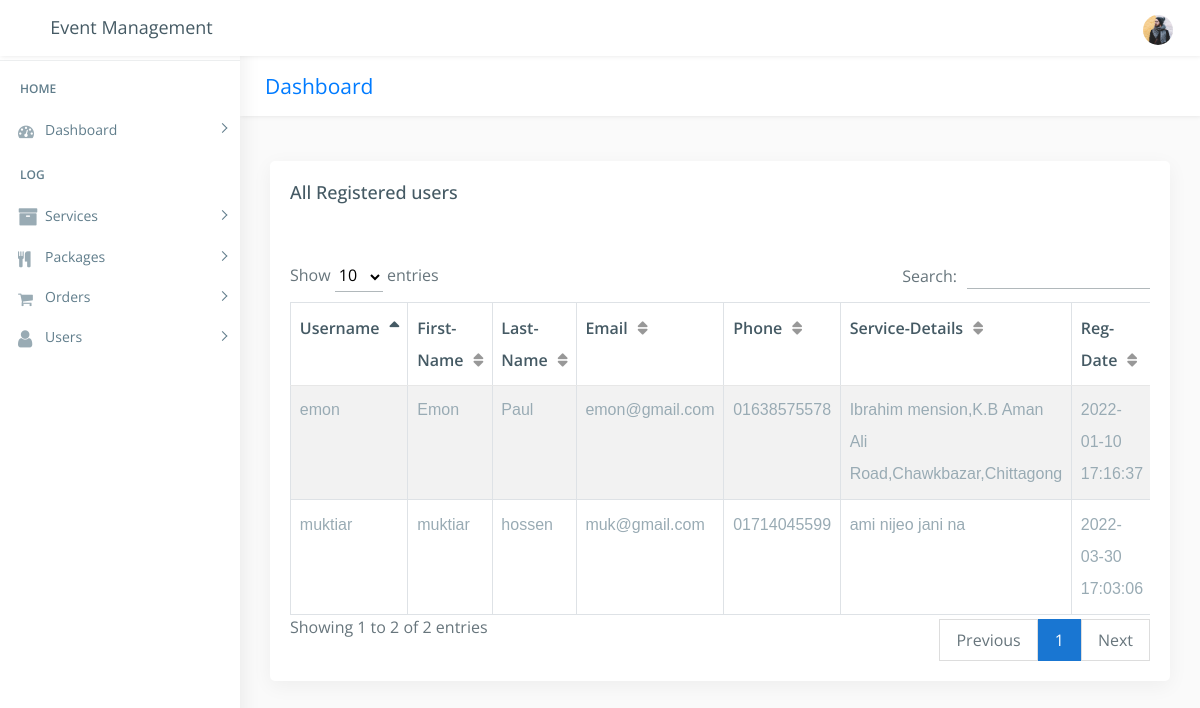
/admin/allusers.php (signed in), run on an earlier commit of the app's database.
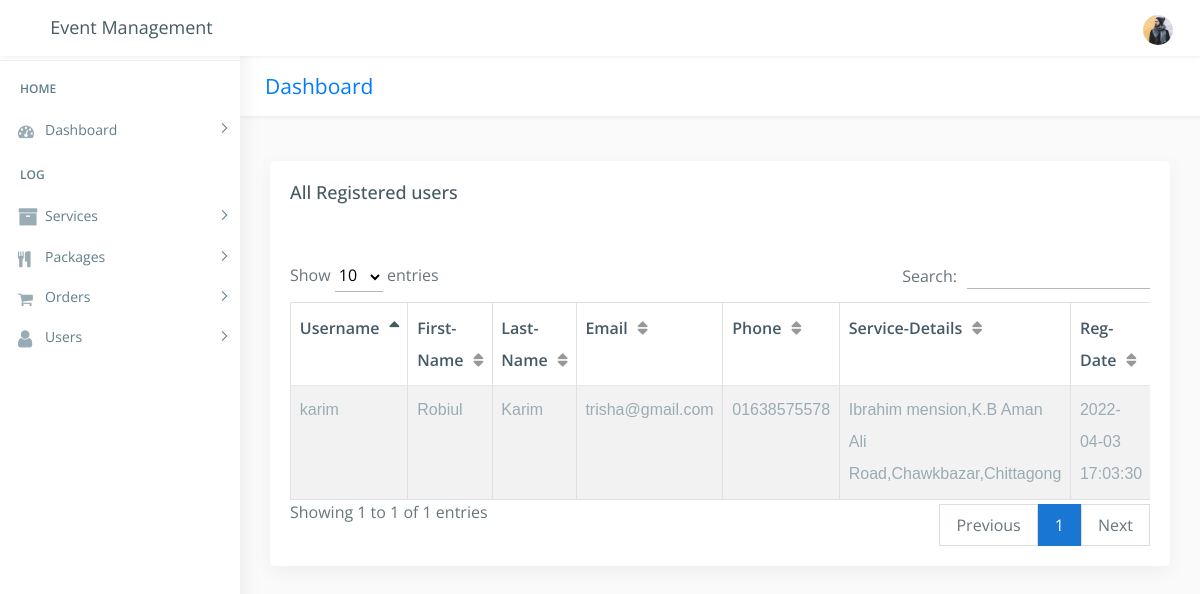
And on a later commit of the database.
### tables this page shows
CREATE TABLE `users` (
  `u_id` int(222) NOT NULL,
  `username` varchar(222) NOT NULL,
  `f_name` varchar(222) NOT NULL,
  `l_name` varchar(222) NOT NULL,
  `email` varchar(222) NOT NULL,
  `phone` varchar(222) NOT NULL,
  `password` varchar(222) NOT NULL,
  `address` text NOT NULL,
  `status` int(222) NOT NULL DEFAULT 1,
  `date` timestamp NOT NULL DEFAULT current_timestamp() ON UPDATE current_timestamp()
);

### admin/allusers.php (the view, shortened to what this page needs)
<!DOCTYPE html>
<html lang="en">
<?php
include("../connection/connect.php");
if(empty($_SESSION["adm_id"]))
{
	header('location:index.php');
}
elseif($_SESSION['role'] == "User")
{
	header('location:index.php');
}
else
{
?>
<head>
    <link href="css/lib/bootstrap/bootstrap.min.css" rel="stylesheet">
    <link href="css/helper.css" rel="stylesheet">
    <link href="css/style.css" rel="stylesheet">
</head>
<body class="fix-header fix-sidebar">
    <div id="main-wrapper">
         <div class="header">
            <nav class="navbar top-navbar navbar-expand-md navbar-light">
                <div class="navbar-header">
                    <a class="navbar-brand" href="dashboard.php">
                        <h4>Event Management</h4>
                    </a>
                </div>
                <div class="navbar-collapse">
                    <ul class="navbar-nav mr-auto mt-md-0">
                        <li class="nav-item m-l-10"> <a class="nav-link sidebartoggler hidden-sm-down text-muted  " href="javascript:void(0)"><i class="ti-menu"></i></a> </li>
                    </ul>
                    <ul class="navbar-nav my-lg-0">
                        <li class="nav-item hidden-sm-down search-box"> <a class="nav-link hidden-sm-down text-muted  " href="javascript:void(0)"><i class="ti-search"></i></a>
                        </li>
                        <li class="nav-item dropdown">
                            <a class="nav-link dropdown-toggle text-muted  " href="#" data-toggle="dropdown" aria-haspopup="true" aria-expanded="false"><img src="images/users/5.jpg" alt="user" class="profile-pic" /></a>
                        </li>
                    </ul>
                </div>
            </nav>
        </div>
        <div class="left-sidebar">
            <div class="scroll-sidebar">
                <nav class="sidebar-nav">
                    <ul id="sidebarnav">
                        <li class="nav-devider"></li>
                        <li class="nav-label">Home</li>
                        <li> <a class="has-arrow  " href="#" aria-expanded="false"><i class="fa fa-tachometer"></i><span class="hide-menu">Dashboard</span></a>
                        </li>
                        <li class="nav-label">Log</li>
                        <?php
                        if($_SESSION['role'] == "User"){
                            echo'
                            <li> <a class="has-arrow  " href="#" aria-expanded="false"><i class="fa fa-shopping-cart" aria-hidden="true"></i><span class="hide-menu">Orders</span></a>
                            <ul aria-expanded="false" class="collapse">
								<li><a href="all_orders.php">All Orders</a></li>
                            </ul>
                        </li>
                            ';
                        }
                        else{
                            echo'
                            <li> <a class="has-arrow  " href="#" aria-expanded="false"><i class="fa fa-archive f-s-20 color-warning"></i><span class="hide-menu">Services</span></a>
                        </li>
                       <li> <a class="has-arrow  " href="#" aria-expanded="false"><i class="fa fa-cutlery" aria-hidden="true"></i><span class="hide-menu">Packages</span></a>
                        </li>
						 <li> <a class="has-arrow  " href="#" aria-expanded="false"><i class="fa fa-shopping-cart" aria-hidden="true"></i><span class="hide-menu">Orders</span></a>
                        </li>
                        <li> <a class="has-arrow  " href="#" aria-expanded="false">  <span><i class="fa fa-user f-s-20 "></i></span><span class="hide-menu">Users</span></a>
                        </li>
                            ';
                        }
                        ?>
                    </ul>
                </nav>
            </div>
        </div>
        <div class="page-wrapper">
            <div class="row page-titles">
                <div class="col-md-5 align-self-center">
                    <h3 class="text-primary">Dashboard</h3> </div>
            </div>
            <div class="container-fluid">
                <div class="row">
                    <div class="col-12">
                        <div class="card">
                            <div class="card-body">
                                <h4 class="card-title">All Registered users</h4>
                                <div class="table-responsive m-t-40">
                                    <table id="myTable" class="table table-bordered table-striped">
                                        <thead>
                                            <tr>
                                                <th>Username</th>
                                                <th>First-Name</th>
                                                <th>Last-Name</th>
                                                <th>Email</th>
                                                <th>Phone</th>
												<th>Service-Details</th>
												 <th>Reg-Date</th>
                                            </tr>
                                        </thead>
                                        <tbody>
											<?php
												$sql="SELECT * FROM users order by u_id desc";
												$query=mysqli_query($db,$sql);
													if(!mysqli_num_rows($query) > 0 )
														{
															echo '<td colspan="7"><center>No User-Data!</center></td>';
														}
													else
														{
																	while($rows=mysqli_fetch_array($query))
																		{
																					echo ' <tr><td>'.$rows['username'].'</td>
																								<td>'.$rows['f_name'].'</td>
																								<td>'.$rows['l_name'].'</td>
																								<td>'.$rows['email'].'</td>
																								<td>'.$rows['phone'].'</td>
																								<td>'.$rows['address'].'</td>
																								<td>'.$rows['date'].'</td>
																									 <td><a href="delete_users.php?user_del='.$rows['u_id'].'" class="btn btn-danger btn-flat btn-addon btn-xs m-b-10"><i class="fa fa-trash-o" style="font-size:16px"></i></a>
																									 <a href="update_users.php?user_upd='.$rows['u_id'].'" " class="btn btn-info btn-flat btn-addon btn-sm m-b-10 m-l-5"><i class="ti-settings"></i></a>
																									</td></tr>';
																		}
														}
											?>
                                        </tbody>
                                    </table>
                                </div>
                            </div>
                        </div>
						 </div>
                            </div>
                        </div>
                    </div>
                </div>
</body>
</html>
<?php
}
?>

### admin/css/helper.css (style rules this page uses)
.f-s-20 { font-size: 20px!important; }
.m-t-40 { margin-top: 40px!important; }
.m-l-10 { margin-left: 10px!important; }

What changed in the data, as far as the page shows it:
removed users: username "muktiar", f_name "muktiar", l_name "hossen", email "muk@gmail.com", phone "01714045599", address "ami nijeo jani na", date "2022-03-30 17:03:06"
removed users: username "emon", f_name "Emon", l_name "Paul", email "emon@gmail.com", phone "01638575578", address "Ibrahim mension,K.B Aman Ali Road,Chawkbazar,Chittagong", date "2022-01-10 17:16:37"
added users: username "karim", f_name "Robiul", l_name "Karim", email "trisha@gmail.com", phone "01638575578", address "Ibrahim mension,K.B Aman Ali Road,Chawkbazar,Chittagong", date "2022-04-03 17:03:30"
Also different on the page:
text written by a page script: "Show entries Search: Showing 1 to 2 of 2 entries Previous 1 Next" → "Show entries Search: Showing 1 to 1 of 1 entries Previous 1 Next"
